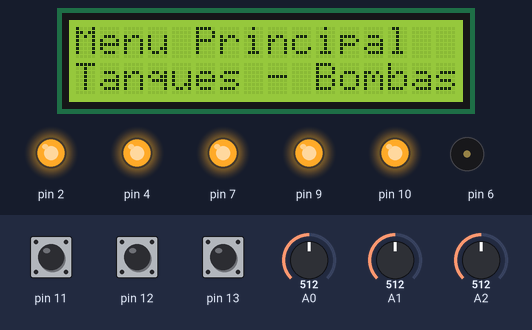
Bench run of a sketch on a simulated Arduino Uno, built with avr-gcc and run on an emulated ATmega328P. Parts: 16×2 character LCD, output pins drawn as LEDs (lit = HIGH), buzzer (waves = sounding). Inputs (shaded band) come from the test bench; at power-on: pin 13 HIGH, A1 = 512, pin 11 HIGH, A0 = 512, pin 12 HIGH, A2 = 512. What the sketch prints to the serial monitor is not drawn.

Above: at 1.2 s.
1.3 s: pin 13 pulled LOW for 0.15 s
At 2.3 s:
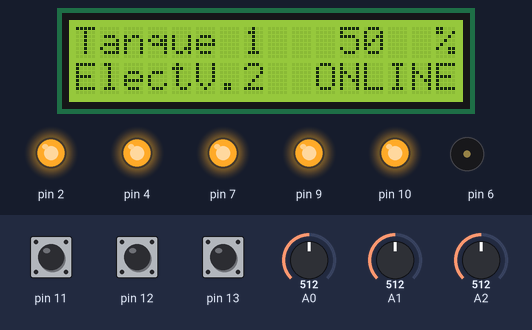
3.0 s: A1 set to 904
At 3.9 s:
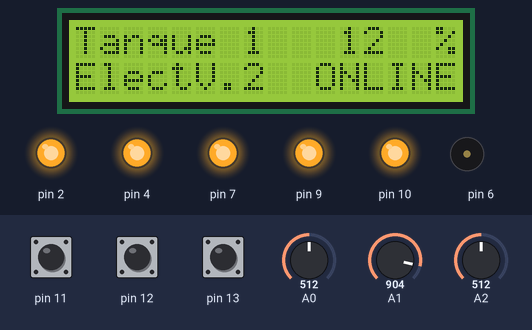
4.5 s: A1 set to 928
At 5.7 s:
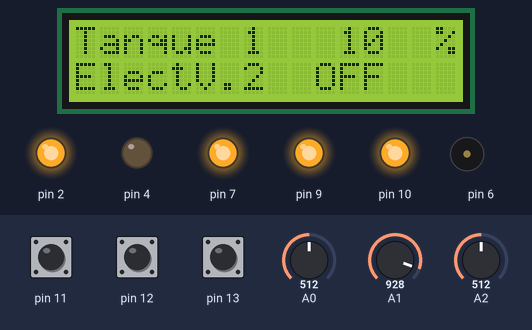
6.0 s: pin 11 pulled LOW for 1 s
At 8.2 s:
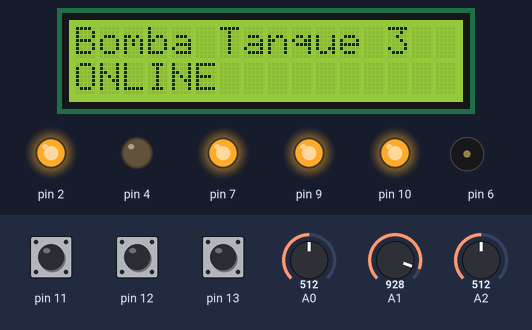
8.5 s: A0 set to 854
10.0 s: A0 set to 888
At 10.7 s:
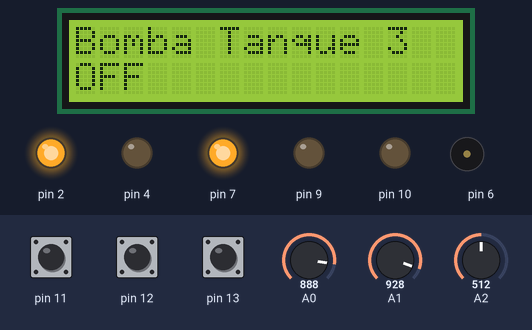
Timing chart, 0 to 12.5 s (numbered marks = the images above; inputs shaded):
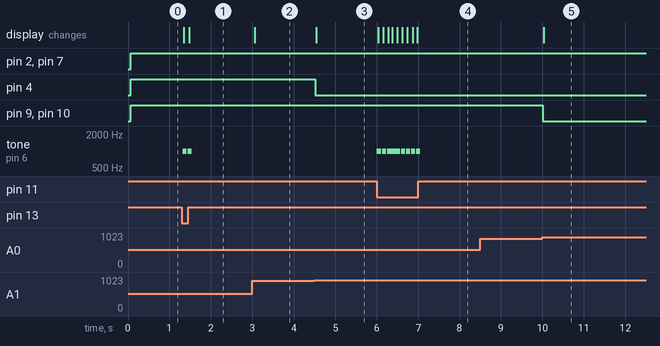

The sketch:

UmaMotion-LCD.ino
```cpp
#include <Adafruit_LiquidCrystal.h>

// Configuración del display LCD I2C.
// 0x27 es la dirección I2C más común. Si no funciona, suele ser 0x3F.
Adafruit_LiquidCrystal lcd(0);
int tank1_level;
int tank2_level;
int tank3_level;
bool tank1_shutdown;
bool tank2_shutdown;
bool tank3_shutdown;
int ev1;
int ev2;
int ev3;
bool bomba3_estado = false;
bool bomba2_estado = false;

void setup()
{
  Serial.begin(9600);
  Serial.println("Circuito de Tanques - Aguilas Imperiales 2026 - E2");
  lcd.begin(16, 2);
  lcd.setBacklight(1);

  // Pin config setting for mode operatDDion for Pott. Controller
  pinMode(A0, INPUT);
  pinMode(A1, INPUT);
  pinMode(A2, INPUT);

  // Pin config setting for mode operation for LED Bombs
  pinMode(9, OUTPUT);
  pinMode(10, OUTPUT);

  // Pin config Setting for mode operation for LED Water Tanks ElectroValves
  pinMode(2, OUTPUT);
  pinMode(4, OUTPUT);
  pinMode(7, OUTPUT);
  // pin config para control de screen
  pinMode(13, INPUT_PULLUP);
  pinMode(12, INPUT_PULLUP);
  pinMode(11, INPUT_PULLUP);
  // Buzzer
  pinMode(6, OUTPUT);
}

void loop()
{
  // Mapping zone
  tank1_level = map(analogRead(A0), 0, 1023, 100, 0);
  tank2_level = map(analogRead(A1), 0, 1023, 100, 0);
  tank3_level = map(analogRead(A2), 0, 1023, 100, 0);
  unsigned long currentMillis = millis();
  static unsigned long AntiMillis = 0;

  operationalConditionsSensors();
  screenFunction(currentMillis, AntiMillis, bomba2_estado, bomba3_estado);

  if (currentMillis - AntiMillis >= 700)
  {
    serialPrintInformacion();
    AntiMillis = currentMillis;
  }

  // --- MONITOREO SERIAL ---
}

void screenFunction(unsigned long currentMillis, unsigned long AntiMillis, bool bomba2_estado, bool bomba3_estado)
{
  // pagcount = contador de pagina osea en que pagina estamos y variable ultima pagian, son para la pantalla asi se reinicia
  static int pagcount = 0;
  static int ultima_pagina = -1;
  // right y left son contadores para evitar que el cambio de pagina sea muy rapido, osea que se cambie de pagina cada vez que se presione el boton, sino que se cambie cada cierto tiempo, para evitar que se cambie de pagina por accidente
  int right = 0;
  int left = 0;
  // aca se leen los botones, y se asignan a variables, para luego usarlas en el if de cambio de pagina, y en el if de menu, para evitar que se cambie de pagina o se entre al menu por accidente, osea que se cambie de pagina o se entre al menu cada vez que se presione el boton, sino que se cambie de pagina o se entre al menu cada cierto tiempo, para evitar que se cambie de pagina o se entre al menu por accidente
  int pushbutton_right = digitalRead(13);
  int pushbutton_menu = digitalRead(12);
  int pushbutton_left = digitalRead(11);
  // Variables para evitar el rebote o muchas lecturas del boton, osea que se cambie de pagina cada vez que se presione el boton, sino que se cambie de pagina cada cierto tiempo, para evitar que se cambie de pagina por accidente
  static int ultimoEstadoRight = HIGH;
  static int ultimoEstadoLeft = HIGH;
  static int ultimoEstadoMenu = HIGH;
  // porque STATIC? porque static hace que la variable mantenga su valor entre llamadas a la función, osea que no se reinicie cada vez que se llama a la función, sino que mantenga su valor, para evitar que se reinicie cada vez que se llama a la función, y asi poder usarla para evitar el rebote o muchas lecturas del boton, osea que se cambie de pagina cada vez que se presione el boton, sino que se cambie de pagina cada cierto tiempo, para evitar que se cambie de pagina por accidente
  static unsigned long tiempoUltimoRight = 0;
  static unsigned long tiempoUltimoLeft = 0;
  static unsigned long tiempoUltimoMenu = 0;
  const int rangoAntiRebote = 100;

  // IF del boton de derecha, con el de antirepeticion o rebote del mismo.
  // Tener que escribir comentarios y Documentacion de este codigo es una cagada, porque hacemos lo nuestro osea trabajamos en el mismo codigo pero nos comunicamos por coments.

  if (pushbutton_right == LOW && ultimoEstadoRight == HIGH)
  {
    if (currentMillis - tiempoUltimoRight > rangoAntiRebote)
    {
      pagcount++;
      quehagaRuidito();
      tiempoUltimoRight = currentMillis;
    }
  }
  else if (pushbutton_left == LOW && ultimoEstadoLeft == HIGH)
  {
    if (currentMillis - tiempoUltimoLeft > rangoAntiRebote)
    {
      pagcount--;
      quehagaRuidito();
      tiempoUltimoLeft = currentMillis;
    }
  }
  else if (pushbutton_menu == LOW && ultimoEstadoMenu == HIGH)
  {
    if (currentMillis - tiempoUltimoMenu > rangoAntiRebote)
    {
      pagcount = 0;
      quehagaRuidito();
      tiempoUltimoMenu = currentMillis;
    }
  }

// Estos son los LIMITES de PAGINA asi se evita que se vayan a la mierda.
  if (pagcount < 0)
  {
    pagcount = 5;
  } else if (pagcount > 5)
  {
    pagcount = 0;
  };

  // Este if, hace que limpie la pantalla una sola vez cuando cambias de boton, porque, si lo pones en el switch se va a borrar siempre
  if (pagcount != ultima_pagina)
  {
    lcd.clear();
    ultima_pagina = pagcount;
  };

  if (right >= 1)
  {
    pagcount++;
    if (currentMillis - AntiMillis >= 1000)
    {
      AntiMillis = currentMillis;
      right = 0;
    };
  };
  if (left >= 1)
  {
    pagcount--;
    if (currentMillis - AntiMillis >= 1000)
    {
      AntiMillis = currentMillis;
      left = 0;
    };
  };

  /*String erraseWord () {
      if(tank2_level < 100){lcd.print("   ");};
      if(tank2_level < 10){lcd.print("   ");}
  }*/

  switch (pagcount)
  {
  default:
    MenuScreen();
    break;
  case 1:
    informationScreen();
    break;
  case 2:
    informationScreen2();
    break;
  case 3:
    informationScreen3();
    break;
  case 4:
    pumpScreen1(bomba2_estado);
    break;

  case 5:
    pumpScreen2(bomba3_estado);
    break;
  }
}

// aca vamo a hacer voids para pantalla y para sensores, para que el loop quede mas limpio y ordenado, y se pueda entender mejor el codigo
void informationScreen()
{
  lcd.setCursor(0, 0);
  lcd.print("Cisterna");
  lcd.setCursor(10, 0);
  if (tank1_level < 100)
  {
    lcd.print("  ");
  };
  if (tank1_level < 10)
  {
    lcd.print(" ");
  };
  lcd.print(tank1_level);
  lcd.setCursor(15, 0);
  lcd.print("% ");
  lcd.setCursor(0, 1);
  lcd.print("ElectV.1");
  if (ev1)
  {
    lcd.setCursor(10, 1);
    lcd.print("ONLINE");
  }
  else
  {
    lcd.setCursor(10, 1);
    lcd.print("OFF   ");
  }
}
void informationScreen2()
{
  lcd.setCursor(0, 0);
  lcd.print("Tanque 1");
  lcd.setCursor(10, 0);
  if (tank2_level < 100)
  {
    lcd.print(" ");
  };
  if (tank2_level < 10)
  {
    lcd.print(" ");
  };
  lcd.print(tank2_level);
  lcd.setCursor(15, 0);
  lcd.print("% ");
  lcd.setCursor(0, 1);
  lcd.print("ElectV.2");
  if (ev2)
  {
    lcd.setCursor(10, 1);
    lcd.print("ONLINE");
  }
  else
  {
    lcd.setCursor(10, 1);
    lcd.print("OFF   ");
  }
}
void informationScreen3()
{
  lcd.setCursor(0, 0);
  lcd.print("Tanque 2");
  lcd.setCursor(10, 0);
  if (tank3_level < 100)
  {
    lcd.print(" ");
  };
  if (tank3_level < 10)
  {
    lcd.print(" ");
  };
  lcd.print(tank3_level);
  lcd.setCursor(15, 0);
  lcd.print("% ");
  lcd.setCursor(0, 1);
  lcd.print("ElectV.3");
  if (ev3)
  {
    lcd.setCursor(10, 1);
    lcd.print("ONLINE");
  }
  else
  {
    lcd.setCursor(10, 1);
    lcd.print("OFF   ");
  }
}
void pumpScreen1(bool bomba2_estado)
{
  lcd.setCursor(0, 0);
  lcd.print("Bomba Tanque 2");
  if (bomba2_estado)
  {
    lcd.setCursor(0, 1);
    lcd.print("ONLINE");
  }
  else
  {
    lcd.setCursor(0, 1);
    lcd.print("OFF   ");
  }
}
void pumpScreen2(bool bomba3_estado)
{
  lcd.setCursor(0, 0);
  lcd.print("Bomba Tanque 3");
  if (bomba3_estado)
  {
    lcd.setCursor(0, 1);
    lcd.print("ONLINE");
  }
  else
  {
    lcd.setCursor(0, 1);
    lcd.print("OFF   ");
  }
}

void MenuScreen()
{
  lcd.setCursor(0, 0);
  lcd.print("Menu Principal");
  lcd.setCursor(0, 1);
  lcd.print("Tanques - Bombas");
  /*for (int i = 0; i < 300; i++)
  {
    lcd.scrollDisplayLeft();
  }*/
}

void quehagaRuidito(){
  //Segun Documentacion TONE es
  // tone(pin, frecuencia, duracion);
  tone(6, 1000, 100);
}

void operationalConditionsSensors()
{
  if (tank1_level <= 15)
  {
    tank1_shutdown = false;
  }
  else
  {
    tank1_shutdown = true;
  }
  // Tanque 2
  if (tank2_level <= 10)
  {
    tank2_shutdown = false;
  }
  else
  {
    tank2_shutdown = true;
  }

  // Tanque 3
  if (tank3_level <= 10)
  {
    tank3_shutdown = false;
  }
  else
  {
    tank3_shutdown = true;
  }

  // <--------->
  // Electrovalvulas
  if (tank1_level <= 70)
  {
    digitalWrite(2, HIGH);
    ev1 = 1;
  }
  else if (tank1_level == 100)
  {
    digitalWrite(2, LOW);
    ev1 = 0;
  }

  if (tank2_shutdown)
  {
    digitalWrite(4, HIGH);
    ev2 = 1;
  }
  else if (!tank2_shutdown)
  {
    digitalWrite(4, LOW);
    ev2 = 0;
  }

  if (tank3_shutdown)
  {
    digitalWrite(7, HIGH);
    ev3 = 1;
  }
  else if (!tank3_shutdown)
  {
    digitalWrite(7, LOW);
    ev3 = 0;
  }

  // Bombas
  // Si el nivel del tanque 3 o 2, esta por debajo de cierto nivel se activen las bombas
  // siempre y cuando el tanque 1 se los permita


  if (tank3_level <= 75 && tank1_shutdown)
  {
    digitalWrite(10, HIGH);
    bomba3_estado = true;
  }
  else if (tank3_level == 100 || !tank1_shutdown)
  {
    digitalWrite(10, LOW);
    bomba3_estado = false;
  }

  if (tank2_level <= 73 && tank1_shutdown)
  {
    digitalWrite(9, HIGH);
    bomba2_estado = true;
  }
  else if (tank2_level == 100 || !tank1_shutdown)
  {
    digitalWrite(9, LOW);
    bomba2_estado = false;
  }
}

/* void start_message()
{
  lcd.clear();
  lcd.setCursor(0, 0);
  lcd.print("Aguilas");
  lcd.setCursor(0, 1);
  lcd.print("Imperiales");
  delay(1000);
  lcd.clear();
  lcd.setCursor(0, 0);
  lcd.print("Sist. Control");
  lcd.setCursor(0, 1);
  lcd.print("Uma-ONE");
  delay(2200);
  lcd.clear();
  lcd.setCursor(0, 0);
  lcd.print("- - - - - - - - -");
  lcd.blink();
  lcd.cursor();
  delay(500);
  lcd.noBlink();
  lcd.noCursor();
  lcd.clear();
} */

void serialPrintInformacion()
{
  Serial.print("T1: ");
  Serial.print(tank1_level);
  Serial.print("%  ");
  Serial.print("T2: ");
  Serial.print(tank2_level);
  Serial.print("%  ");
  Serial.print("T3: ");
  Serial.print(tank3_level);
  Serial.print("%  ");
  Serial.print("Blq: ");
  Serial.print(tank1_shutdown);
  Serial.print("  ");
  Serial.print("Blq: ");
  Serial.print(tank2_shutdown);
  Serial.print("  ");
  Serial.print("Blq: ");
  Serial.println(tank3_shutdown);
}
```

Measured:
- the behaviour switches between 920 and 921 on A1 (found by bisection; images 2 and 3)
- the behaviour switches between 869 and 870 on A0 (found by bisection; images 4 and 5)
- after the input at 1.3 s, tone on pin 6: alternates 1000 Hz for 0.10 s and silent for 0.03 s, 4 changes in all, then stays silent, starting at once; the display: first changes after 0.05 s (image 1 shows a later state)
- after the input at 3.0 s, the display: changes after 0.05 s (image 2)
- after the input at 4.5 s, pin 4: HIGH → LOW at once; the display: changes at once (image 3)
- after the input at 6.0 s, tone on pin 6: goes 1000 Hz 0.10 s, silent 0.03 s, 1000 Hz 0.10 s, silent 0.02 s, 1000 Hz 0.31 s, 4 × (silent 0.02 s, 1000 Hz 0.10 s), then silent, starting at once; the display: first changes at once (image 4 shows a later state)
- after the input at 8.5 s, every drawn part: stays the same
- after the input at 10.0 s, pin 9, pin 10: HIGH → LOW at once; the display: changes at once (image 5)
